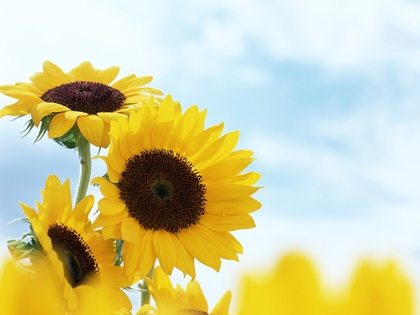
%> input picture 基于K-means聚类算法的图像分割的MATLAB实现/xiangrikui.jpg, 420 x 315 px, shrunk from 1600 x 1200 before the run
$ octave kmeans_1.m   (GNU Octave 9; MATLAB toolbox functions it lacks are replaced by stand-ins)
%> lines starting %> are read from the running program, lines starting %| are printed output that depends on the picture; in (x1, y1, x2, y2) boxes, pixels count from 0 and x2, y2 are one past the last pixel; in counts of white or black regions, pixels touching at a corner belong together; the program's own positions count from 1
### 基于K-means聚类算法的图像分割的MATLAB实现/kmeans.m
function [mu,mask]=kmeans(ima,k)
%   功能：运用k-means算法对图像进行分割
%   输入: ima-输入的灰度图像           k-分类数
%   输出:  mu-均值类向量                mask-分类后的图像
ima=double(ima);
copy=ima;
ima=ima(:);
mi=min(ima);
ima=ima-mi+1;
s=length(ima);
% 计算图像灰度直方图
m=max(ima)+1;
h=zeros(1,m);
hc=zeros(1,m);
for i=1:s
  if(ima(i)>0) h(ima(i))=h(ima(i))+1;end;
end
ind=find(h);
hl=length(ind);
% 初始化质心
mu=(1:k)*m/(k+1);
% start process
while(true)
  oldmu=mu;
  % 现有的分类
  for i=1:hl
      c=abs(ind(i)-mu);
      cc=find(c==min(c));
      hc(ind(i))=cc(1);
  end
  %重新计算均值
  for i=1:k,
      a=find(hc==i);
      mu(i)=sum(a.*h(a))/sum(h(a));
  end
  if(mu==oldmu) break;end;
  end
% calculate mask
s=size(copy);
mask=zeros(s);
for i=1:s(1),
for j=1:s(2),
  c=abs(copy(i,j)-mu);
  a=find(c==min(c));
  mask(i,j)=a(1);
end
end
mu=mu+mi-1;

### 基于K-means聚类算法的图像分割的MATLAB实现/kmeans_1.m
clear;
clc;
ima=rgb2gray(imread('xiangrikui.jpg'));
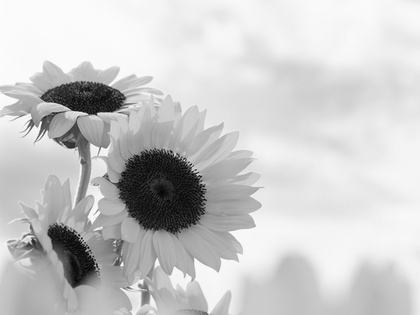
%> ima: size 315x420 uint8; min 3, max 253, mean 202
imshow(ima);
 k=2;
[mu,mask]=kmeans(ima,k);
%> in kmeans, `mi=min(ima);`: mi = 3
%> in kmeans, `m=max(ima)+1;`: m = 252
%> after the loop in kmeans, `for i=1:s`: h = 252 values, max 4248 at index 243, min 0 at index 252, mean 525
%> in kmeans, `ind=find(h);`: ind = 251 values from 1 to 251
%> in kmeans, `hl=length(ind);`: hl = 251
%> in kmeans, `mu=(1:k)*m/(k+1);`: mu = [84 168]
%> the loop in kmeans, `while(true)` made 4 passes
%> oldmu on passes 1 to 4: [84 168], [48.4 214.2], [50.63 214.4], [51.15 214.4]
%> after the loop in kmeans, `while(true)`: hc = 252 values, max 2 at index 133, min 0 at index 252, mean 1.47; mu = [51.15 214.4]
%> after the loop in kmeans, `for i=1:s(1),`:
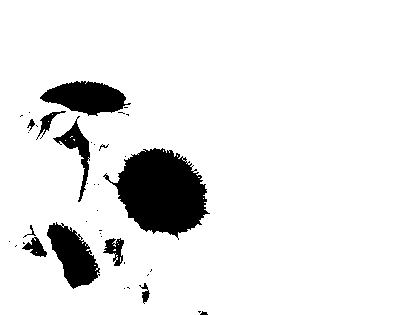
%> mask: size 315x420 double; values 1 (black) and 2 (white), 91.2% white; 39 black regions (27 under 20 px), largest, box (x1, y1, x2, y2) and area: (103, 148, 210, 240) 5905, (40, 81, 131, 116) 1971, (47, 222, 100, 289) 1921
%> in kmeans, `mu=mu+mi-1;`: mu = [53.15 216.4]
%> mu = [53.15 216.4]
figure,imshow(mask,[]);title('k=2');
